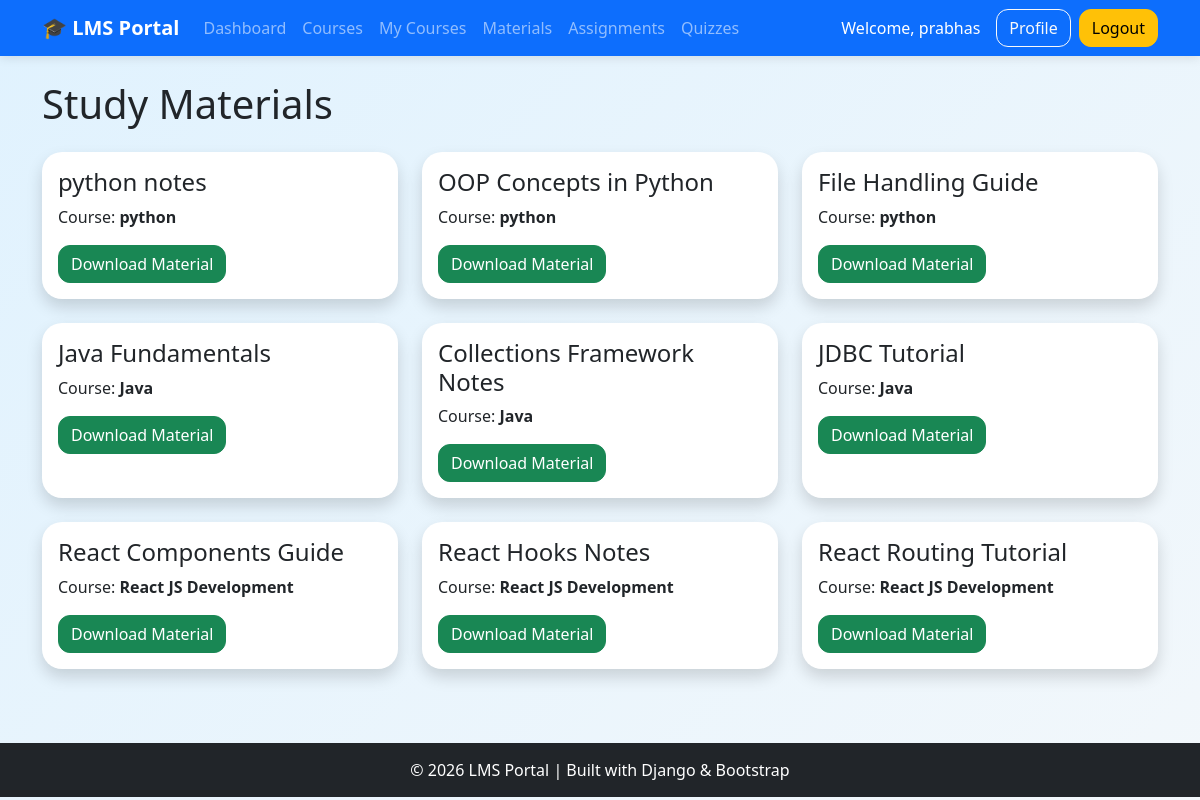
Screenshot of /study-materials/ (signed in) with the database file from the repository.
### lms/models.py (models this page shows, shortened)
class StudyMaterial(models.Model):
    course = models.ForeignKey(Course, on_delete=models.CASCADE)
    title = models.CharField(max_length=200)
    file = models.FileField(upload_to='study_materials/')

class Course(models.Model):
    title = models.CharField(max_length=200)
    description = models.TextField()

### lms/views.py (the view)
# urls.py: path('study-materials/', views.study_materials, name='study_materials'),
@login_required
def study_materials(request):
    materials = StudyMaterial.objects.all()
    return render(
        request,
        'study_materials.html',
        {'materials': materials}
    )

### lms/templates/study_materials.html
{% extends 'base.html' %}
{% block content %}
<h1 class="mb-4">Study Materials</h1>
<div class="row">
{% for material in materials %}
<div class="col-md-4 mb-4">
    <div class="card shadow h-100">
        <div class="card-body">
            <h4>{{ material.title }}</h4>
            <p>
                Course:
                <strong>{{ material.course.title }}</strong>
            </p>
            <a href="{{ material.file.url }}"
               class="btn btn-success"
               target="_blank">
                Download Material
            </a>
        </div>
    </div>
</div>
{% empty %}
<div class="alert alert-warning">
    No study materials available.
</div>
{% endfor %}
</div>
{% endblock %}

### lms/templates/base.html (shortened to what this page needs)
<!DOCTYPE html>
<html>
<head>
    <link href="https://cdn.jsdelivr.net/npm/bootstrap@5.3.3/dist/css/bootstrap.min.css"
          rel="stylesheet">
</head>
<body>
<nav class="navbar navbar-expand-lg navbar-dark bg-primary">
    <div class="container">
        <a class="navbar-brand fw-bold" href="/">
            🎓 LMS Portal
        </a>
        <div class="collapse navbar-collapse"
             id="navbarNav">
            <ul class="navbar-nav me-auto">
                <li class="nav-item">
                    <a class="nav-link" href="/dashboard/">
                        Dashboard
                    </a>
                </li>
                <li class="nav-item">
                    <a class="nav-link" href="/courses/">
                        Courses
                    </a>
                </li>
                <li class="nav-item">
                    <a class="nav-link" href="/my-courses/">
                        My Courses
                    </a>
                </li>
                <li class="nav-item">
                    <a class="nav-link" href="/study-materials/">
                        Materials
                    </a>
                </li>
                <li class="nav-item">
                    <a class="nav-link" href="/assignments/">
                        Assignments
                    </a>
                </li>
                <li class="nav-item">
                    <a class="nav-link" href="/quizzes/">
                        Quizzes
                    </a>
                </li>
            </ul>
           {% if user.is_authenticated %}
    <span class="text-white me-3">
        Welcome, {{ user.username }}
    </span>
    <a class="btn btn-outline-light me-2"
       href="/profile/">
        Profile
    </a>
    <a class="btn btn-warning"
       href="{% url 'logout' %}">
        Logout
    </a>
{% endif %}
        </div>
    </div>
</nav>
<div class="container mt-4">
    {% block content %}
    {% endblock %}
</div>
<div class="footer">
    © 2026 LMS Portal | Built with Django & Bootstrap
</div>
</body>
</html>

### lms/templates/base.html (style rules this page uses)
body { background: linear-gradient( -45deg, #f8f9fa, #eef2ff, #f8f9fa, #e0f2fe ); background-size: 400% 400%; animation: gradientMove 15s ease infinite; }
.card { border-radius:20px; }
.btn { border-radius:12px; }
.navbar { box-shadow:0 2px 10px rgba(0,0,0,0.1); }
.footer { background:#212529; color:white; padding:15px; text-align:center; margin-top:50px; }
.card { transition: all 0.3s ease; border: none; animation: fadeInUp 0.8s ease; }
.bg-primary { animation: slideDown 1s ease; }
.btn { transition: all 0.3s ease; }
.nav-link { transition:0.3s; }

### rows the page displays
StudyMaterial: title "python notes", course "python"
StudyMaterial: title "OOP Concepts in Python", course "python"
StudyMaterial: title "File Handling Guide", course "python"
StudyMaterial: title "Java Fundamentals", course "Java"
StudyMaterial: title "Collections Framework Notes", course "Java"
StudyMaterial: title "JDBC Tutorial", course "Java"
StudyMaterial: title "React Components Guide", course "React JS Development"
StudyMaterial: title "React Hooks Notes", course "React JS Development"
StudyMaterial: title "React Routing Tutorial", course "React JS Development"

### other values shown
{{ user.username }} "prabhas"
